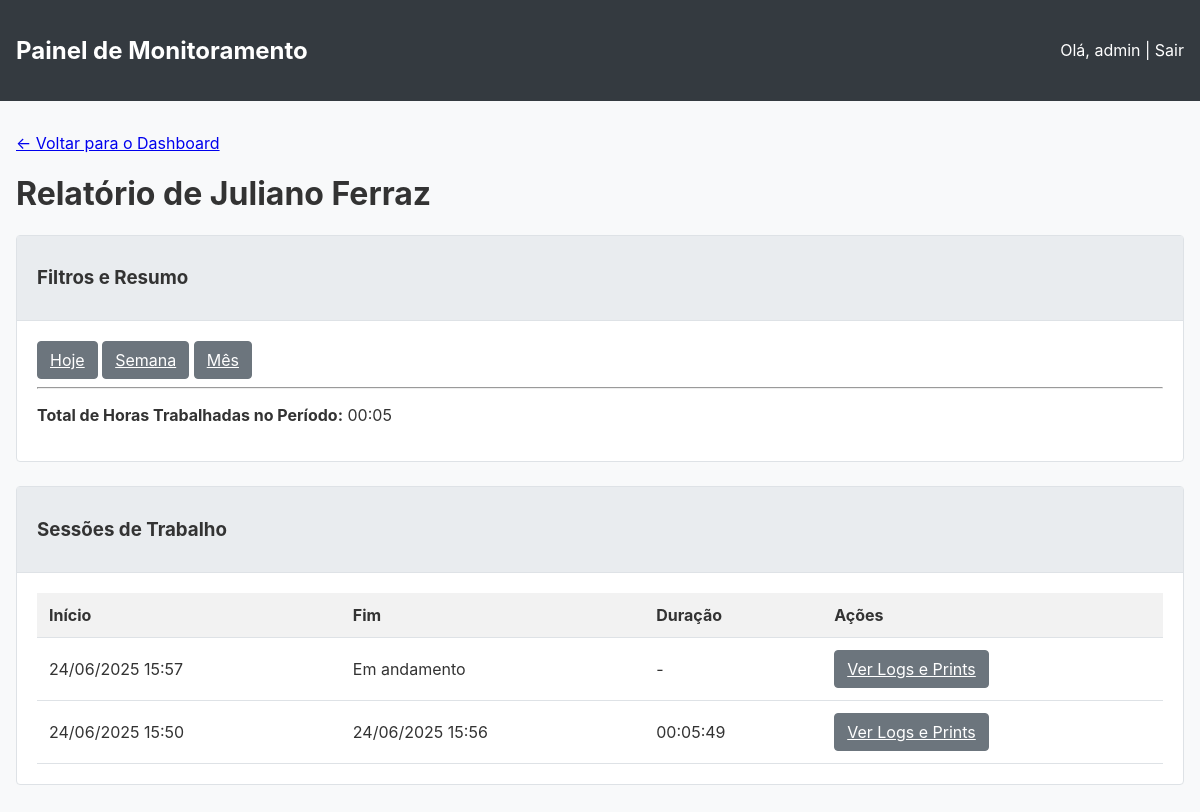
The page /employee/2 (signed in) on the database its author committed.
### app/models.py (models this page shows, shortened)
class User(db.Model, UserMixin):
    id = db.Column(db.Integer, primary_key=True)
    username = db.Column(db.String(64), index=True, unique=True)
    password_hash = db.Column(db.String(128))
    full_name = db.Column(db.String(120))
    is_admin = db.Column(db.Boolean, default=False)
    work_sessions = db.relationship('WorkSession', backref='employee', lazy='dynamic')

class WorkSession(db.Model):
    id = db.Column(db.Integer, primary_key=True)
    start_time = db.Column(db.DateTime, index=True, default=datetime.utcnow)
    end_time = db.Column(db.DateTime, index=True, nullable=True)
    last_heartbeat = db.Column(db.DateTime, default=datetime.utcnow) # <- ADICIONE ESTA LINHA
    user_id = db.Column(db.Integer, db.ForeignKey('user.id'))
    activities = db.relationship('ActivityLog', backref='session', lazy='dynamic', cascade="all, delete-orphan")
    screenshots = db.relationship('Screenshot', backref='session', lazy='dynamic', cascade="all, delete-orphan")

### app/routes.py (the view)
@main.route('/employee/<int:user_id>')
@login_required
def employee_details(user_id):
    if not current_user.is_admin: return redirect(url_for('main.login'))
    user = User.query.get_or_404(user_id)
    time_filter = request.args.get('filter', 'today')
    now = datetime.utcnow()
    if time_filter == 'week':
        start_date = now - timedelta(days=now.weekday())
    elif time_filter == 'month':
        start_date = now.replace(day=1)
    else:
        start_date = now.replace(hour=0, minute=0, second=0, microsecond=0)
    sessions = WorkSession.query.filter(WorkSession.user_id == user_id, WorkSession.start_time >= start_date).order_by(WorkSession.start_time.desc()).all()
    total_work_time = sum([(s.end_time - s.start_time).total_seconds() for s in sessions if s.end_time], 0)
    return render_template('employee_details.html', title=user.full_name, employee=user, sessions=sessions, total_work_time=total_work_time)

### app/__init__.py (called while the page is built)
def create_app(config_class=Config):
    app = Flask(__name__)
    app.config.from_object(config_class)
    db.init_app(app)
    login_manager.init_app(app)
    if not os.path.exists(app.config['UPLOAD_FOLDER']):
        os.makedirs(app.config['UPLOAD_FOLDER'])
    def format_datetime_local(value, format='%d/%m/%Y %H:%M:%S'):
        if value is None:
            return ""
        utc_dt = pytz.utc.localize(value)
        local_tz = pytz.timezone('America/Sao_Paulo')
        local_dt = utc_dt.astimezone(local_tz)
        return local_dt.strftime(format)
    app.jinja_env.filters['localtime'] = format_datetime_local
    from app.routes import main as main_blueprint
    app.register_blueprint(main_blueprint)
    from app import models
    with app.app_context():
        db.create_all()
    return app

### app/models.py (called while the page is built)
@login_manager.user_loader
def load_user(user_id):
    return User.query.get(int(user_id))

### app/templates/employee_details.html
{% extends "base.html" %}
{% block content %}
<a href="{{ url_for('main.dashboard') }}">&larr; Voltar para o Dashboard</a>
<h1>Relatório de {{ employee.full_name }}</h1>
<div class="card">
    <div class="card-header">
        <h3>Filtros e Resumo</h3>
    </div>
    <div class="card-body">
        <a href="{{ url_for('main.employee_details', user_id=employee.id, filter='today') }}" class="btn btn-secondary">Hoje</a>
        <a href="{{ url_for('main.employee_details', user_id=employee.id, filter='week') }}" class="btn btn-secondary">Semana</a>
        <a href="{{ url_for('main.employee_details', user_id=employee.id, filter='month') }}" class="btn btn-secondary">Mês</a>
        <hr>
        <p><strong>Total de Horas Trabalhadas no Período:</strong>
            {% set hours = (total_work_time / 3600)|int %}
            {% set minutes = ((total_work_time % 3600) / 60)|int %}
            {{ "%02d:%02d" % (hours, minutes) }}
        </p>
    </div>
</div>
<div class="card">
    <div class="card-header">
        <h3>Sessões de Trabalho</h3>
    </div>
    <div class="card-body">
        <table>
            <thead>
                <tr>
                    <th>Início</th>
                    <th>Fim</th>
                    <th>Duração</th>
                    <th>Ações</th>
                </tr>
            </thead>
            <tbody>
            {% for session in sessions %}
                <tr>
                    <td>{{ session.start_time | localtime('%d/%m/%Y %H:%M') }}</td>
                    <td>{{ session.end_time | localtime('%d/%m/%Y %H:%M') if session.end_time else 'Em andamento' }}</td>
                    <td>
                        {% if session.end_time %}
                            {% set duration = session.end_time - session.start_time %}
                            {{ '%02d:%02d:%02d' % (duration.seconds // 3600, (duration.seconds % 3600) // 60, duration.seconds % 60) }}
                        {% else %}
                            -
                        {% endif %}
                    </td>
                    <td><a href="{{ url_for('main.session_details', session_id=session.id) }}" class="btn btn-secondary">Ver Logs e Prints</a></td>
                </tr>
            {% else %}
                <tr><td colspan="4">Nenhuma sessão encontrada para este período.</td></tr>
            {% endfor %}
            </tbody>
        </table>
    </div>
</div>
{% endblock %}

### app/templates/base.html (shortened to what this page needs)
<!doctype html>
<html lang="pt-br">
  <head>
  </head>
  <body>
    {% if current_user.is_authenticated and current_user.is_admin %}
    <nav class="navbar">
      <a href="{{ url_for('main.dashboard') }}"><h1>Painel de Monitoramento</h1></a>
      <div>
        <span>Olá, {{ current_user.username }}</span> |
        <a href="{{ url_for('main.logout') }}">Sair</a>
      </div>
    </nav>
    {% endif %}
    <main class="container">
      {% block content %}{% endblock %}
    </main>
  </body>
</html>

### app/templates/base.html (style rules this page uses)
body { font-family: -apple-system, BlinkMacSystemFont, "Segoe UI", Roboto, "Helvetica Neue", Arial, sans-serif; background-color: #f8f9fa; color: #333; margin: 0; }
.navbar { background-color: #343a40; padding: 1rem; color: white; display: flex; justify-content: space-between; align-items: center; }
.navbar a { color: white; text-decoration: none; }
.container { max-width: 1200px; margin: 2rem auto; padding: 0 1rem; }
.card { background: white; border: 1px solid #dee2e6; border-radius: 0.25rem; margin-bottom: 1.5rem; }
.card-header { padding: 0.75rem 1.25rem; background-color: #e9ecef; border-bottom: 1px solid #dee2e6; }
.card-body { padding: 1.25rem; }
.btn { display: inline-block; font-weight: 400; color: #212529; text-align: center; vertical-align: middle; cursor: pointer; background-color: transparent; border: 1px solid transparent; padding: 0.375rem 0.75rem; font-size: 1rem; line-height: 1.5; border-radius: 0.25rem; }
.btn-secondary { color: #fff; background-color: #6c757d; border-color: #6c757d; }
table { width: 100%; border-collapse: collapse; }
th, td { padding: 0.75rem; text-align: left; border-bottom: 1px solid #dee2e6; }
th { background-color: #f2f2f2; }

### rows shown on the page
User: username "admin"
User: full_name "Juliano Ferraz"
WorkSession: start_time "24/06/2025 15:57", end_time "Em andamento"
WorkSession: start_time "24/06/2025 15:50", end_time "24/06/2025 15:56", seconds "00:05:49"

### other values the page prints
{{ "%02d:%02d" % (hours, minutes) }} "00:05"
